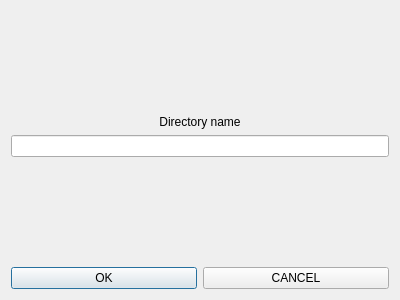
<?xml version="1.0" encoding="UTF-8"?>
<ui version="4.0">
 <class>CreateDirectoryDialog</class>
 <widget class="QDialog" name="CreateDirectoryDialog">
  <property name="geometry">
   <rect>
    <x>0</x>
    <y>0</y>
    <width>400</width>
    <height>300</height>
   </rect>
  </property>
  <property name="windowTitle">
   <string>Dialog</string>
  </property>
  <layout class="QVBoxLayout" name="verticalLayout_2">
   <item>
    <layout class="QVBoxLayout" name="verticalLayout" stretch="10,1,10,10,10">
     <item>
      <spacer name="verticalSpacer_3">
       <property name="orientation">
        <enum>Qt::Vertical</enum>
       </property>
       <property name="sizeHint" stdset="0">
        <size>
         <width>20</width>
         <height>40</height>
        </size>
       </property>
      </spacer>
     </item>
     <item>
      <widget class="QLabel" name="label">
       <property name="text">
        <string>Directory name</string>
       </property>
       <property name="alignment">
        <set>Qt::AlignCenter</set>
       </property>
      </widget>
     </item>
     <item>
      <widget class="QLineEdit" name="lineEdit"/>
     </item>
     <item>
      <spacer name="verticalSpacer_2">
       <property name="orientation">
        <enum>Qt::Vertical</enum>
       </property>
       <property name="sizeHint" stdset="0">
        <size>
         <width>20</width>
         <height>40</height>
        </size>
       </property>
      </spacer>
     </item>
     <item>
      <layout class="QHBoxLayout" name="horizontalLayout">
       <item>
        <widget class="QPushButton" name="okButton">
         <property name="text">
          <string>OK</string>
         </property>
        </widget>
       </item>
       <item>
        <widget class="QPushButton" name="pushButton">
         <property name="text">
          <string>CANCEL</string>
         </property>
        </widget>
       </item>
      </layout>
     </item>
    </layout>
   </item>
  </layout>
 </widget>
 <resources/>
 <connections/>
</ui>
